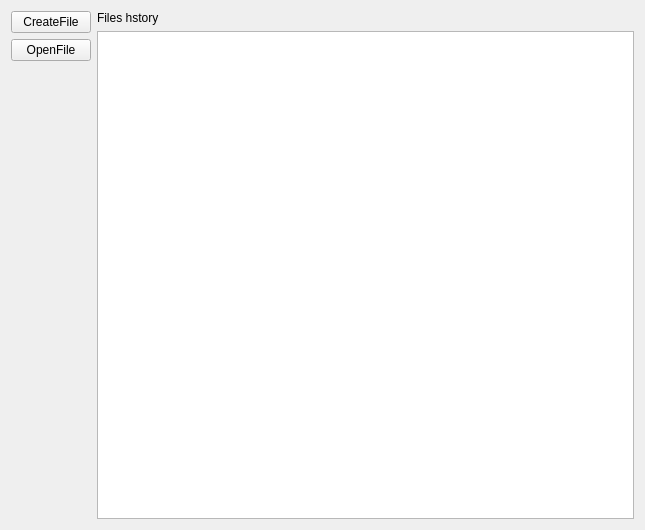
<?xml version="1.0" encoding="UTF-8"?>
<ui version="4.0">
 <class>Welcome</class>
 <widget class="QWidget" name="Welcome">
  <property name="geometry">
   <rect>
    <x>0</x>
    <y>0</y>
    <width>645</width>
    <height>530</height>
   </rect>
  </property>
  <property name="windowTitle">
   <string>Form</string>
  </property>
  <layout class="QHBoxLayout" name="horizontalLayout">
   <item>
    <layout class="QVBoxLayout" name="verticalLayout_2">
     <item>
      <widget class="QPushButton" name="create_file_button">
       <property name="text">
        <string>CreateFile</string>
       </property>
      </widget>
     </item>
     <item>
      <widget class="QPushButton" name="open_file_button">
       <property name="text">
        <string>OpenFile</string>
       </property>
      </widget>
     </item>
     <item>
      <spacer name="verticalSpacer">
       <property name="orientation">
        <enum>Qt::Vertical</enum>
       </property>
       <property name="sizeHint" stdset="0">
        <size>
         <width>20</width>
         <height>40</height>
        </size>
       </property>
      </spacer>
     </item>
    </layout>
   </item>
   <item>
    <layout class="QVBoxLayout" name="verticalLayout" stretch="0,0">
     <item>
      <widget class="QLabel" name="label">
       <property name="text">
        <string>Files hstory</string>
       </property>
      </widget>
     </item>
     <item>
      <widget class="QListView" name="listView"/>
     </item>
    </layout>
   </item>
  </layout>
 </widget>
 <resources/>
 <connections/>
</ui>
